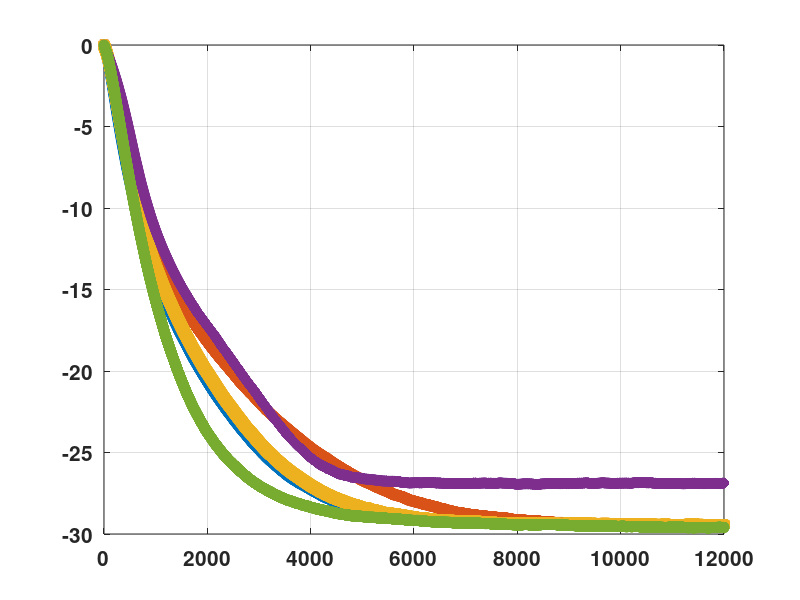

Write MATLAB code to recreate this figure. (Note: this script raises an error after producing the figure.)
clc; clear; close all;
load saflms.mat
load safnlms.mat
load safmcc.mat
load safvsssnlms.mat
load safarcmmsgd.mat
figure; grid on; hold on; box on;
set(gca, 'fontweight', 'bold', 'FontSize', 15);
f1 = plot(emf_saflms, '-^', 'linewidth', 2);
f2 = plot(emf_safnlms, '-v', 'linewidth', 2);
f3 = plot(emf_safmcc, '-s', 'linewidth', 2);
f4 = plot(emf_safvsssnlms, '-d', 'linewidth', 2);
f5 = plot(emf_safarcmmsgd, '-o', 'linewidth', 2);
nummarkers([f1, f2, f3, f4, f5], 8);
% plot(-30*ones(size(emf_saflms)), '--', 'linewidth', 2);
xlabel('Samples'); ylabel('MSE [dB]'); %title('\bfMean Square Error');
a1 = annotation('textarrow', [0.20, 0.26], [0.07, 0.31], 'String', 'Proposed method');
set(a1, 'fontsize', 15, 'color', 'r');
h1 = legend(' SAF-LMS', ' SAF-NLMS', ' SAF-MCC', ' SAF-VSS-SNLMS', ' SAF-ARC-MMSGD');
set(h1, 'fontsize', 12, 'location', 'northeast', 'box', 'on');

% axes('position', [0.22, 0.6, 0.3, 0.3]);
% plot([emf_saflms(1:200), emf_safnlms(1:200), emf_safmcc(1:200), emf_safvsssnlms(1:200), emf_safarcmmsgd(1:200)], 'linewidth', 2);

axes('position', [0.42, 0.35, 0.45, 0.25]);
ind = length(emf_saflms)-400:length(emf_saflms);
hold on; grid on; box on;
f1 = plot(ind, emf_saflms(ind), '-^', 'linewidth', 2, 'markersize', 6);
f2 = plot(ind, emf_safnlms(ind), '-v', 'linewidth', 2, 'markersize', 6);
f3 = plot(ind, emf_safmcc(ind), '-s', 'linewidth', 2, 'markersize', 6);
f4 = plot(1.2e4, -29.5);
f5 = plot(ind, emf_safarcmmsgd(ind), '-o', 'linewidth', 2, 'markersize', 6);
nummarkers([f1, f2, f3, f4, f5], 5);
set(gca, 'XTicklabel', [11600, 11700, 11800, 11900, 12000]);
set(gca, 'fontweight', 'bold', 'FontSize', 10);
